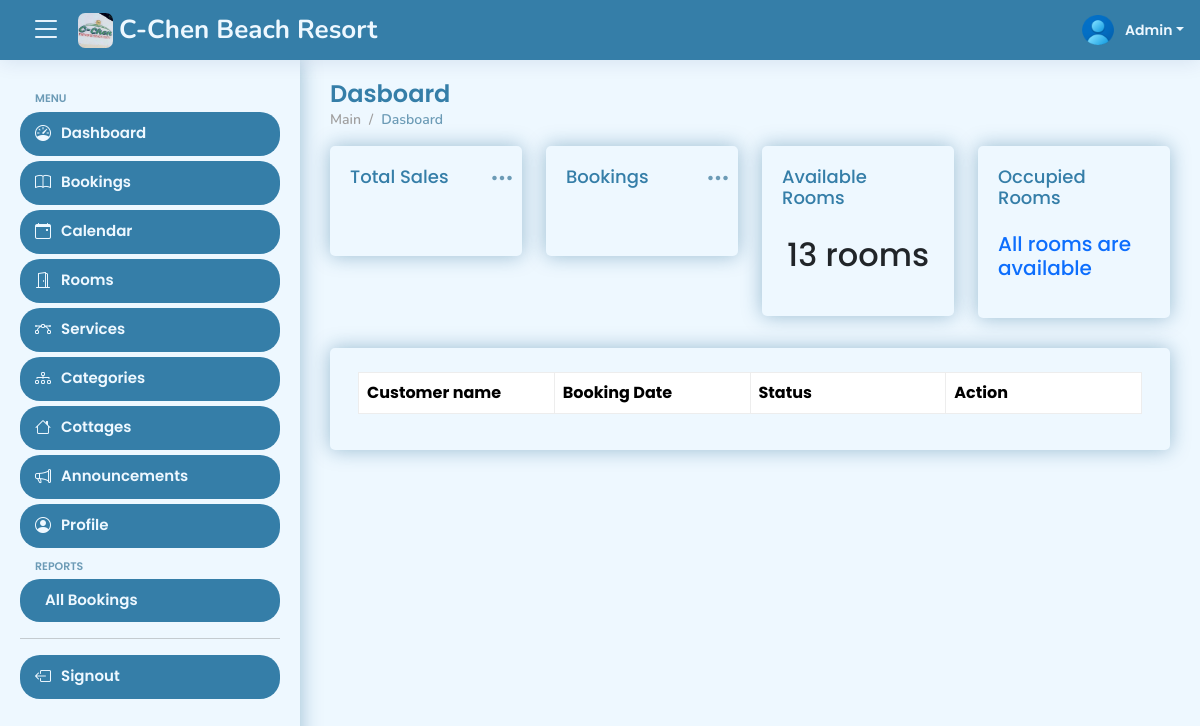
The page /views/admin/dashboard.php (signed in) on the database as committed earlier.
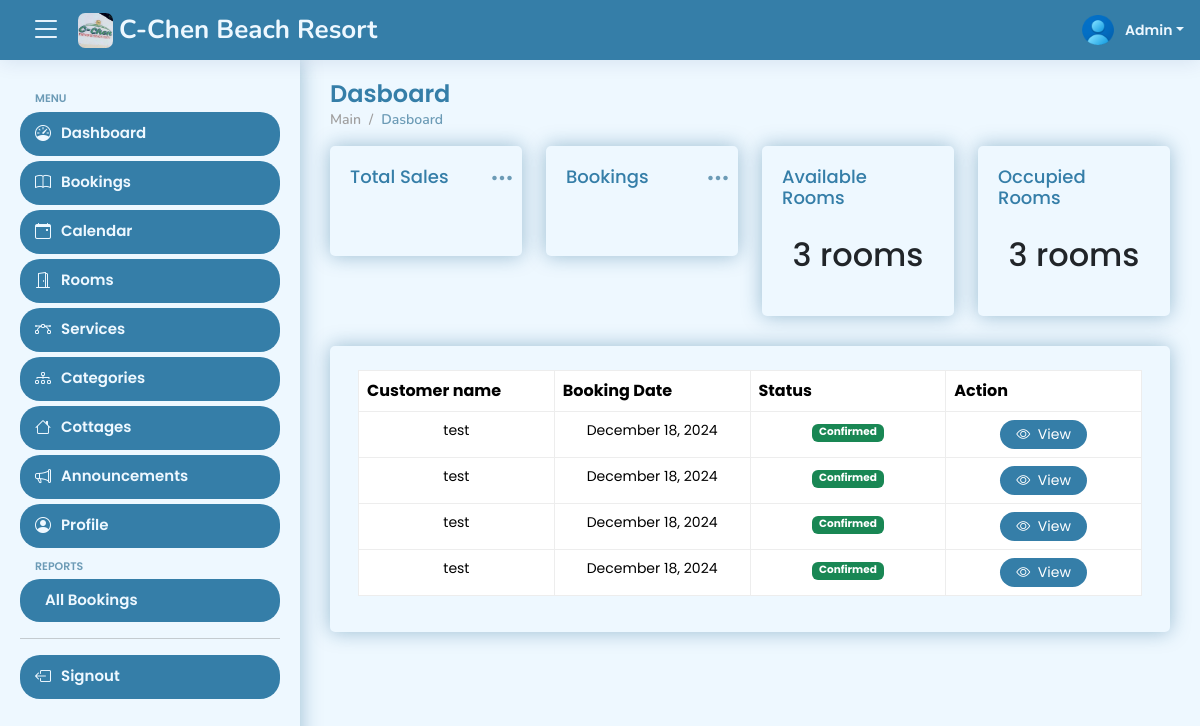
The same page on the database as committed later.
### tables this page shows
CREATE TABLE IF NOT EXISTS `tbl_bookings` (
  `booking_id` int NOT NULL AUTO_INCREMENT,
  `reference_number` varchar(50) NOT NULL,
  `fullname` varchar(50) NOT NULL,
  `email` varchar(50) NOT NULL,
  `phone_number` varchar(50) NOT NULL,
  `date_check_in` date NOT NULL,
  `date_check_out` date NOT NULL,
  `message` text NOT NULL,
  `reason_for_cancellation` text,
  `mode_of_payment_id` int NOT NULL,
  `evidence` varchar(255) NOT NULL,
  `booking_status_id` int NOT NULL,
  `created_at` timestamp NOT NULL,
  PRIMARY KEY (`booking_id`)
);

### views/admin/includes/header.php (called while the page is built, shortened)
<?php
include "../../config.php";
$id = $_SESSION['id'];
$stmt = $conn->prepare('SELECT * FROM tbl_admin WHERE id = ?');
$stmt->bind_param('i', $id);
$stmt->execute();
$result = $stmt->get_result();
?>

### views/admin/dashboard.php (the view, shortened to what the changed rows need)
<?php
include '../../config.php';
if (isset($_SESSION['id'])) {
?>
    <!DOCTYPE html>
    <html lang="en">
    <head>
        <?php include 'includes/head.php' ?>
    </head>
    <body>
        <?php include 'includes/header.php' ?>
        <main id="main" class="main">
            <div class="pagetitle">
                <h1>Dasboard</h1>
            </div>
            <section class="section dashboard mb-5">
                <div class="row">
                    <div class="col-12 col-lg-3 col-md-6 col-sm-6">
                        <div class="card info-card small-card">
                            <div class="card-body">
                                <div class="d-flex align-items-center justify-content-center">
                                    <div class="">
                                        <?php
                                        $current_date = date('Y-m-d');
                                        $avlblRm = 1;
                                        $query = " SELECT
                                            COUNT(DISTINCT trn.room_number) AS available_rooms
                                            FROM tbl_room_number trn
                                            WHERE trn.room_number NOT IN (
                                                SELECT trr.room_number
                                                FROM tbl_booking_room trr
                                                INNER JOIN tbl_bookings tb
                                                ON trr.booking_id = tb.booking_id
                                                WHERE trn.room_availability_id = ? AND ? BETWEEN tb.date_check_in AND tb.date_check_out
                                            )
                                        ";
                                        $stmt = $conn->prepare($query);
                                        $stmt->bind_param('is', $avlblRm, $current_date);
                                        $stmt->execute();
                                        $result = $stmt->get_result();
                                        if ($result->num_rows > 0) {
                                            $row = $result->fetch_assoc();
                                            if ($row['available_rooms'] > 0) {
                                                $available_rooms = $row['available_rooms'];
                                                echo "<h2 class='py-1'>$available_rooms rooms</h2>";
                                            } else {
                                                echo "<h4 class='fs-5 text-danger'>No available rooms</h4>";
                                            }
                                        }
                                        ?>
                                    </div>
                                </div>
                            </div>
                        </div>
                    </div>
                    <div class="col-12 col-lg-3 col-md-6 col-sm-6">
                        <div class="card info-card small-card">
                            <div class="card-body">
                                <div class="d-flex align-items-center justify-content-center">
                                    <div class="">
                                        <?php
                                        $confirmed = 2;
                                        $current_date_time = date('Y-m-d');
                                        $stmt = $conn->prepare("SELECT COUNT(DISTINCT trr.room_number) AS occupied_rooms
                                        FROM tbl_bookings tb
                                        JOIN tbl_booking_room trr ON tb.booking_id = trr.booking_id
                                        WHERE tb.booking_status_id = ?
                                        AND ? BETWEEN tb.date_check_in AND tb.date_check_out");
                                        $stmt->bind_param('is', $confirmed, $current_date_time);
                                        $stmt->execute();
                                        $result = $stmt->get_result();
                                        $row = $result->fetch_assoc();
                                        if ($row['occupied_rooms'] > 0) {
                                            $occupied = $row['occupied_rooms'];
                                            echo "<h2 class='py-1'>$occupied rooms</h2>";
                                        } else {
                                            echo "<h4 class='fs-5 text-primary'>All rooms are available</h4>";
                                        }
                                        ?>
                                    </div>
                                </div>
                            </div>
                        </div>
                    </div>
                </div>
                <div class="row">
                    <div class="col-lg-12">
                        <div class="card px-2">
                            <div class="card-body">
                                <div class="table-responsive mt-4" id="data-table">
                                    <table class="table" id="paginateAllReservations">
                                        <colgroup>
                                        </colgroup>
                                        <thead class="bg-secondary-light">
                                            <tr>
                                                <th>Customer name</th>
                                                <th>Booking Date</th>
                                                <th>Status</th>
                                                <th>Action</th>
                                            </tr>
                                        </thead>
                                        <tbody>
                                            <?php
                                            $stmt = $conn->prepare(' SELECT
                                                    tb.*,
                                                    SUM(trc.room_category_price) AS total_charge,
                                                    tb.booking_status_id,
                                                    tmop.mode_of_payment
                                                FROM tbl_bookings tb
                                                INNER JOIN tbl_booking_room tbr ON tb.booking_id = tbr.booking_id
                                                INNER JOIN tbl_room_category trc ON tbr.room_category_id = trc.room_category_id
                                                INNER JOIN tbl_mode_of_payment tmop ON tb.mode_of_payment_id = tmop.mode_of_payment_id
                                                GROUP BY tb.booking_id, tb.fullname, tb.created_at, tb.booking_status_id
                                                ORDER BY tb.booking_id ASC
                                            ');
                                            $stmt->execute();
                                            $result_reservation = $stmt->get_result();
                                            if ($result_reservation->num_rows > 0) {
                                                while ($reservation_row = $result_reservation->fetch_assoc()) {
                                                    $booking_id = $reservation_row['booking_id'];
                                                    $fullname = $reservation_row['fullname'];
                                                    $created_at = (new DateTime($reservation_row['created_at']))->format("F j, Y");
                                                    $booking_status = $reservation_row['booking_status_id'];
                                                    if ($booking_status == 1) {
                                                        $status = "Pending";
                                                        $badge = "class='badge bg-warning'";
                                                        $style = "class='text-warning'";
                                                        $cnfrmBtn = "flex;";
                                                        $reason = "none";
                                                    } elseif ($booking_status == 2) {
                                                        $status = "Confirmed";
                                                        $badge = "class='badge bg-success'";
                                                    } elseif ($booking_status == 3) {
                                                        $status = "Declined";
                                                        $badge = "class='badge bg-danger'";
                                                        $style = "class='text-danger'";
                                                        $cnfrmBtn = "none;";
                                                        $reason = "none";
                                                    } elseif ($booking_status == 4) {
                                                        $status = "Cancelled";
                                                        $badge = "class='badge bg-warning'";
                                                        $style = "class='text-warning'";
                                                        $cnfrmBtn = "flex;";
                                                        $reason = "block";
                                                    }
                                                    echo "
                                                <tr class='small'>
                                                    <td class='text-center'>$fullname</td>
                                                    <td class='text-center'>$created_at</td>
                                                    <td class='text-center'><span $badge>$status</span></td>
                                                    <td class='text-center'>
                                                        <button class='btn btn-sm btn-primary rounded-5 px-3' data-bs-toggle='modal' data-bs-target='#infoModal$booking_id'>
                                                            <i class='bi bi-eye'></i>&nbsp; <span class='to-hide'>View</span>
                                                        </button>
                                                    </td>
                                                </tr>
                                                ";
                                            ?>
                                            <?php
                                                }
                                            }
                                            ?>
                                        </tbody>
                                    </table>
                                </div>
                            </div>
                        </div>
                    </div>
                </div>
            </section>
        </main>
    </body>
    </html>
<?php
} else {
    header('Location: ../../signout.php');
    exit();
}
?>

Rows that differ between the two databases and show on the page:
added tbl_bookings: fullname "test", created_at "December 18, 2024", booking_status "Confirmed"
added tbl_bookings: fullname "test", created_at "December 18, 2024", booking_status "Confirmed"
added tbl_bookings: fullname "test", created_at "December 18, 2024", booking_status "Confirmed"
added tbl_bookings: fullname "test", created_at "December 18, 2024", booking_status "Confirmed"
Other text that changed with them:
$available_rooms: "13" → "3"
$occupied: (not shown) → "3"
text no longer shown: "All rooms are available"
text now shown: "rooms"
